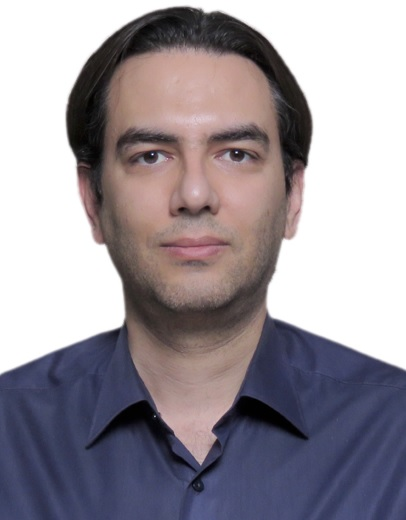
#> input picture make-a-png-file/57515.jpg, 406 x 520 px, found by its file name
$ jupyter execute img14.ipynb
#> lines starting #> are read from the running program, lines starting #| are printed output that depends on the picture
[cell 1]
import cv2
import numpy as np
import matplotlib.pyplot as plt

[cell 2]
img = cv2.imread('57515.jpg')
#> img is the input picture: shape (520, 406, 3); mean B, G, R 154.7, 147.3, 153.9

[cell 3]
plt.imshow(img[...,::-1])

[cell 4]
rot_deg = -10
theta = rot_deg*np.pi/180
Tx = 10
Ty = 0

[cell 5]
height,width,_ = img.shape
#> height = 520; width = 406

[cell 6]
T = np.float32([[np.cos(theta), -np.sin(theta), Tx],[np.sin(theta), np.cos(theta), Ty]])

[cell 7]
T

[cell 8]
img_translation = cv2.warpAffine(img, T, (width,height))
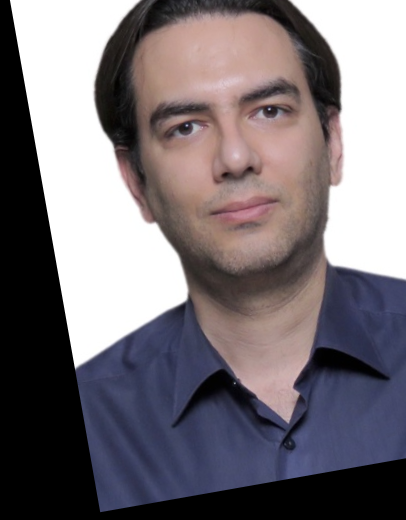
#> img_translation: shape (520, 406, 3); mean B, G, R 119.3, 114, 120.8

[cell 9]
plt.imshow(img_translation[...,::-1])
